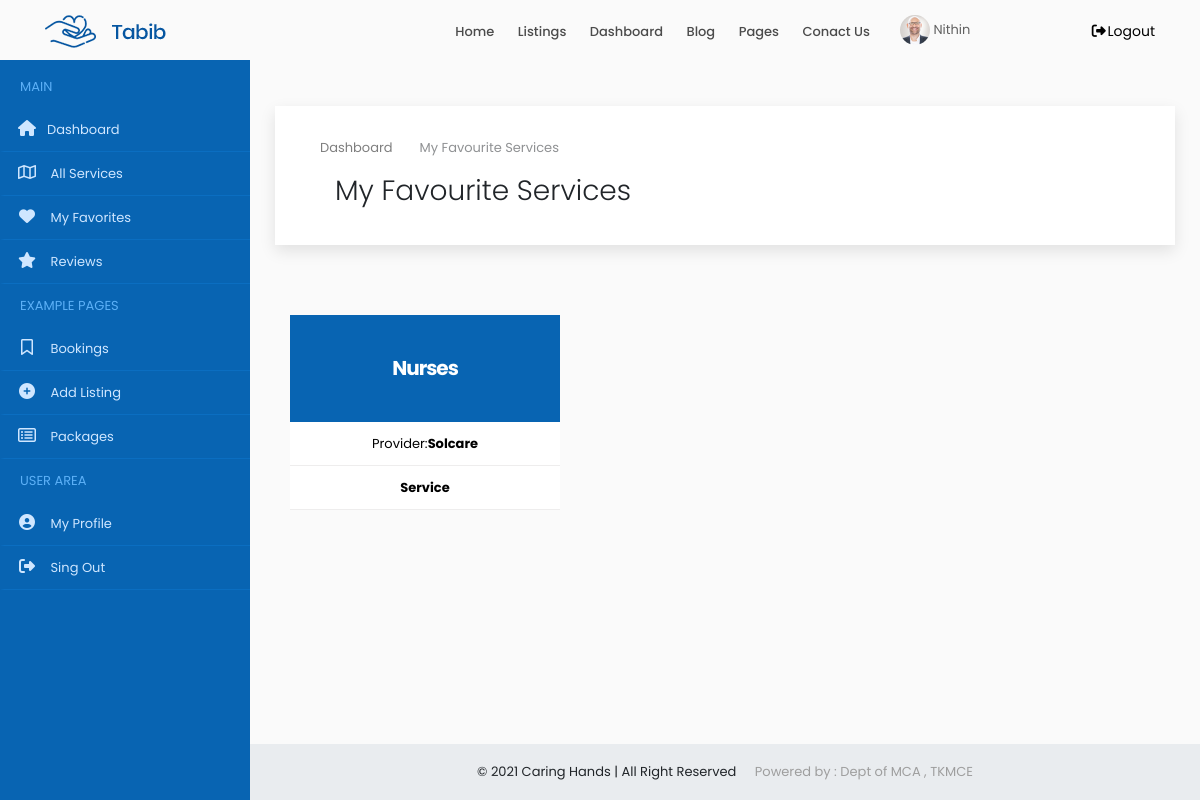
The app's page /user/favourite/ (signed in), older data.
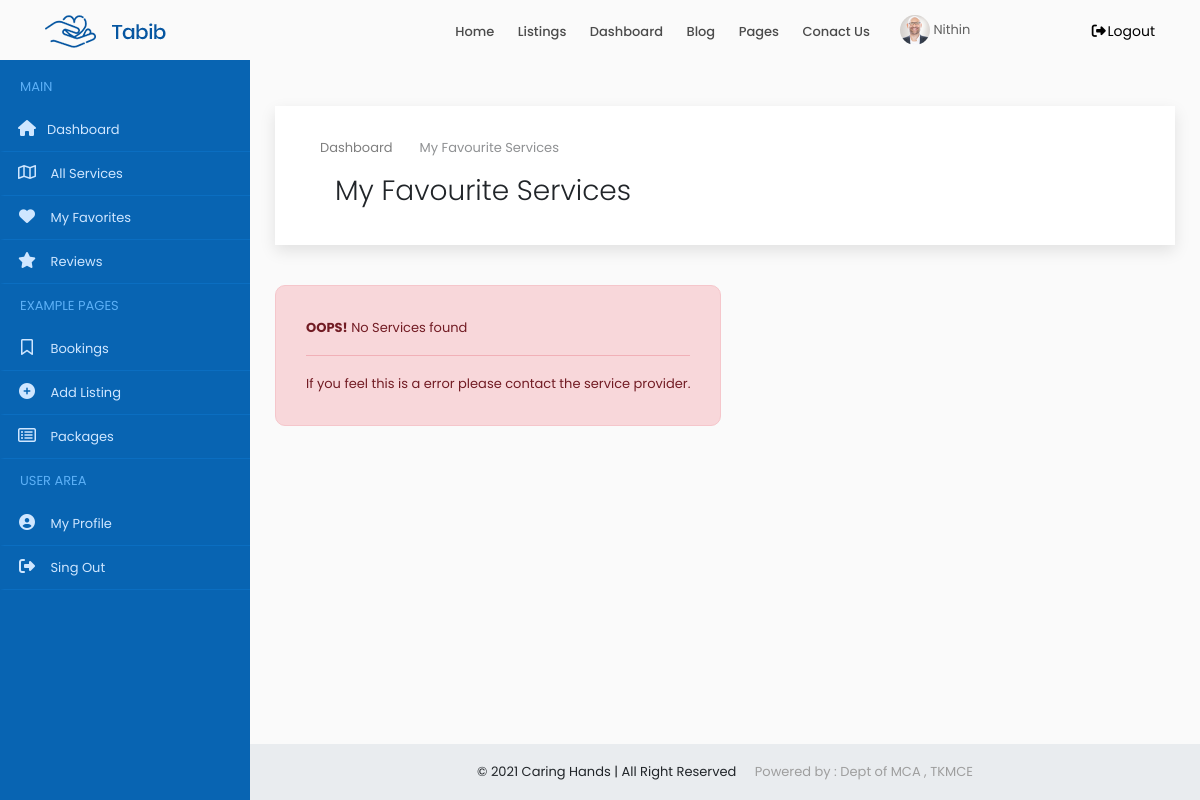
The same page, newer data.
### accounts/models.py (models this page shows, shortened)
class UserFavorite(models.Model):
    user = models.ForeignKey(Users, on_delete=models.CASCADE, null=True, blank=True)
    service = models.ForeignKey(ProviderService, on_delete=models.CASCADE,null=True, blank=True)
    product = models.ForeignKey(SubProduct, on_delete=models.CASCADE,null=True, blank=True)

class ProviderService(models.Model):
    user = models.ForeignKey(Users,on_delete=models.CASCADE,null=True, blank=True)
    service = models.ForeignKey(Service, on_delete=models.CASCADE,null=True, blank=True)
    count = models.IntegerField(null=True, blank=True)
    cost = models.IntegerField()

class Service(models.Model):
    category = models.CharField(max_length=250)
    providers = models.IntegerField(null=True, blank=True)
    users = models.IntegerField(null=True, blank=True)
    def __str__(self):
        return self.category

class Users(models.Model):
    user = models.ForeignKey(User,on_delete=models.CASCADE)
    name = models.CharField(max_length=150)
    email = models.EmailField(max_length=200,null=True, blank=True)
    organization = models.CharField(max_length=250,null=True, blank=True)
    mob = models.CharField(max_length=12)
    sex = models.CharField(max_length=10,choices=gender,default='Male')
    house = models.CharField(max_length=100,null=True, blank=True)
    street1 =models.CharField(max_length=100,null=True, blank=True)
    street2 =models.CharField(max_length=100,null=True, blank=True)
    city = models.CharField(max_length=100,null=True, blank=True)
    district = models.CharField(max_length=100,null=True, blank=True)
    state = models.CharField(max_length=100,null=True,choices=states, blank=True)
    pin = models.CharField(max_length=100,null=True,blank=True)
    age = models.IntegerField(null=True, blank=True)
    type = models.CharField(max_length=20,choices=user_type)
    approval = models.CharField(max_length=20,choices=approval_choices,default='Pending')
    document = models.FileField(upload_to='documents',null=True, blank=True)

### accounts/views.py (the view)
# urls.py: path('user/favourite/',MyFavorite.as_view(), name='my_favourite'),
class MyFavorite(View):
    def get(self, request):
        x = UserCheck(request)
        if x == True:
            user = request.user
            account = Users.objects.get(user=user)
            fs = UserFavorite.objects.filter(user=account)
            context = {'account': account,'fs': fs}
            return render(request,'user/favourite.html',context)
        else:
            return redirect('home')

### accounts/functions.py (called while the page is built)
def UserCheck(request):
    user = request.user
    if user.is_authenticated:
        try:
            u = Users.objects.get(user=user)
            if u.type == 'public':
                return (True)
            else:
                return (False)
        except:
            return (False)
    else:
        return (False)

### accounts/templates/user/favourite.html (shortened to what this page needs)
{% extends 'common/dashboard_main.html' %}
{% load static %}
{% block content %}
{% include 'common/header.html' %}
{% include 'user/sidenav.html' %}
<div class="content-wrapper">
<div class="container-fluid overflow-hidden">
    <div class="row margin-tb-90px margin-lr-10px sm-mrl-0px">
        <div id="page-title" class="padding-30px background-white full-width box-shadow">
            <div class="container">
                <ol class="breadcrumb opacity-5">
                    <li><a href="{% url 'home' %}">Dashboard</a></li>
                    <li class="active">My Favourite Services</li>
                </ol>
                <div class="container-fluid">
                    <div class="row">
                        <div class="col-6">
                            <h1 class="font-weight-300">My Favourite Services</h1>
                        </div>
                        <div class="col-6">
                        </div>
                    </div>
                </div>
            </div>
        </div>
        <div class="container-fluid">
            <div class="row" style="margin-top:40px">
                {% for i in fs %}
                <div class="col-lg-4 col-md-4  col-sm-6 sm-mb-40px wow fadeInUp" data-wow-delay="0.2s" style="visibility: visible; animation-delay: 0.2s; animation-name: fadeInUp;margin-top: 30px;">
                    <a href="#" data-toggle="modal" data-target="#addservice_{{i.id}}">
                        <div class="pricing hover-effect">
                            <div class="pricing-head text-center">
                                <h3 class="font-weight-700 padding-40px background-main-color margin-0px text-white">
                                    {% if i.service %}
                                    <span class=" z-index-2 position-relative d-block">{{i.service.service|title}}
                                    {% else %}
                                    <span class=" z-index-2 position-relative d-block">{{i.product|title}}<span class="d-block text-small font-weight-300"></span>
                                    {% endif %}
                                    </span>
                                </h3>
                            </div>
                            <ul class="pricing-content text-center list-unstyled background-white">
                                {% if i.service %}
                                <li>Provider:<strong>{{i.service.user.organization}}</strong></li>
                                <li><strong>Service</strong></li>
                                {% else %}
                                <li>Provider:<strong>{{i.subproduct.service.user.organization}}</strong></li>
                                <li><strong>Product</strong></li>
                                {% endif %}
                            </ul>
                        </div>
                    </a>
                </div>
                {% empty %}
                <div class="alert alert-danger  margin-bottom-35px border-radius-10 padding-30px">
                    <strong>OOPS!</strong> No Services found
                    <hr>
                    <p class="margin-0px">If you feel this is a error please contact the service provider.</p>
                </div>
                {% endfor %}
            </div>
        </div>
    </div>
</div>
{% include 'common/small_footer.html' %}
</div>
{% endblock %}

Row changes from the older to the newer data that the page shows:
removed UserFavorite: service.service "Nurses", service.user.organization "Solcare"
Text that changed along with them:
text now shown: "OOPS! No Services found If you feel this is a error please contact the service provider."
